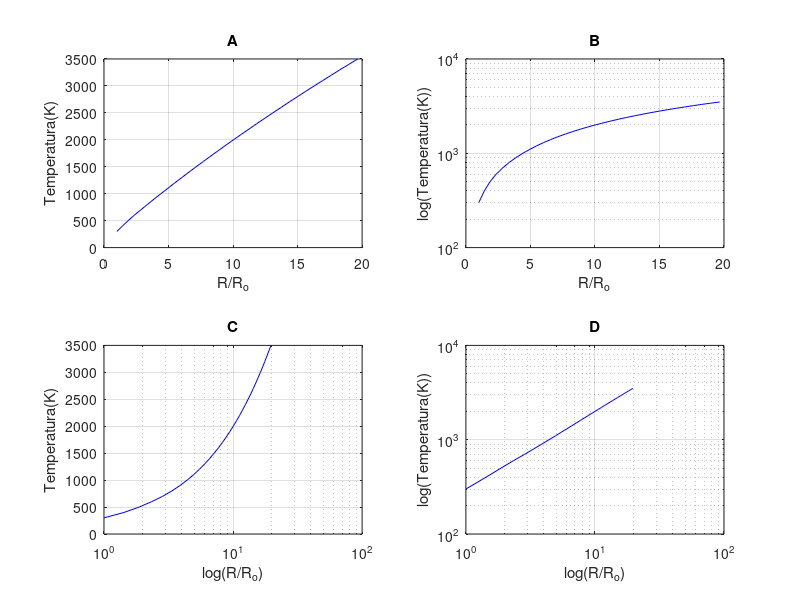

MATLAB code for this plot:
clear all; close all;
x = [1	1.43	1.87	2.34	2.85	3.36	3.88	4.41	4.95	5.48	6.03	6.58	7.14	7.71	8.28	8.86	9.44	10.03	10.63	11.24	11.84	12.46	13.08	13.72	14.34	14.99	15.63	16.29	16.95	17.62	18.28	18.97	19.66]; 
y = [300	400	500	600	700	800	900	1000	1100	1200	1300	1400	1500	1600	1700	1800	1900	2000	2100	2200	2300	2400	2500	2600	2700	2800	2900	3000	3100	3200	3300	3400	3500]; 
figure(1);clf;
%%%%%%%%%%%%%%%%%%%%%%%%  
subplot(2,2,1)
plot(x,y,'-b');grid on;
xlabel('{R}/R_{o}');ylabel('Temperatura(K)');
title('A')
%%%%% esto tiene que ir en la descripcion de la figura '\lambda_{max} vs temperatura para la radiacion de un cuerpo negro'
%%%%%%%%%%%%%%%%%%%%%%%%
subplot(2,2,2)
semilogy(x,y,'-b');grid on;
xlabel('{R}/R_{o}');ylabel('log(Temperatura(K))');
title('B')
%%%%%\ esto tiene que ir en la descripcion de la figura 'Con escala logaritmica para $\lambda_{max}$'
%%%%%%%%%%%%%%%%%%%%%%%%
subplot(2,2,3)
semilogx(x,y,'-b');grid on;
xlabel('log({R}/R_{o})');ylabel('Temperatura(K)');
title('C')
%%%%% esto tiene que ir en la descripcion de la figura 'Con escala logaritmica para Temperatura'
%%%%%%%%%%%%%%%%%%%%%%%%
subplot(2,2,4)
loglog(x,y,'-b');grid on;
xlabel('log({R}/R_{o})');ylabel('log(Temperatura(K))');
title('D')
%%%%% esto tiene que ir en la descripcion de la figura title('Con escala logaritmica en ambos ejes'
print -djpeg -r100 graficas_TRro.jpg
